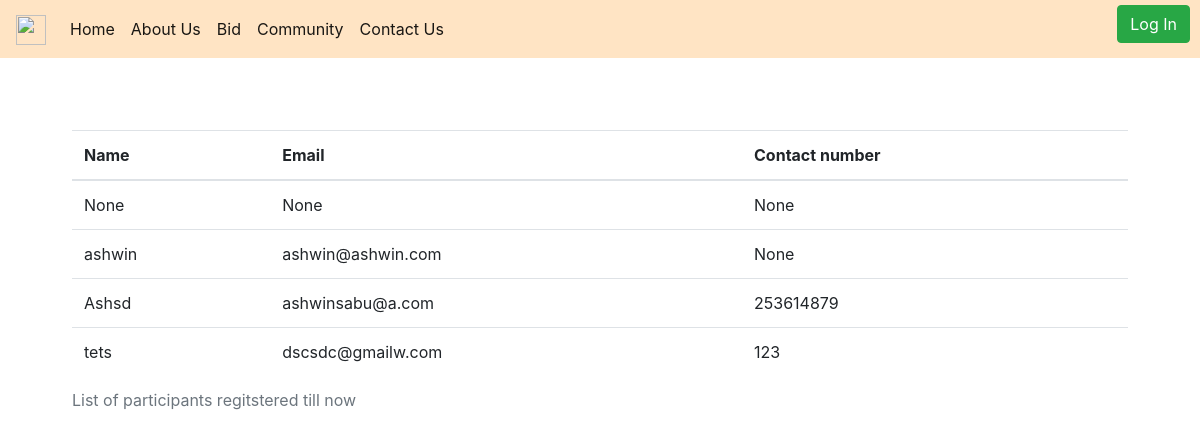
Page /community/view/1 on the committed database.
### community/models.py (models this page shows, shortened)
class Participants(models.Model):
    name = models.CharField(max_length=30,null=True)
    email = models.EmailField(null=True)
    age = models.IntegerField(null=True)
    number = models.IntegerField(null=True)
    user_id =models.ForeignKey(User, on_delete=models.CASCADE)
    community_id =models.ForeignKey(Community, on_delete=models.CASCADE)

### community/views.py (the view)
# urls.py: path('view/<int:id_u>', views.view_part, name='view_part'),
def view_part(request,id_u):
    data=Participants.objects.filter(community_id=id_u)
    context={
        "data":data
    }
    return render(request, 'partdata.html',context)

### community/templates/partdata.html (shortened to what this page needs)
<!doctype html>
<html lang="en">
<head>
    <link rel="stylesheet" href="https://cdn.jsdelivr.net/npm/bootstrap@4.0.0/dist/css/bootstrap.min.css"
>
</head>
<body>
    {% extends 'users/header.html' %}
    {% block content %}
    <div style="margin: 6%;">
        <table class="table">
          <caption>List of participants regitstered till now</caption>
            <thead>
                <tr>
                    <th scope="col">Name</th>
                    <th scope="col">Email</th>
                    <th scope="col">Contact number</th>
                </tr>
            </thead>
            <tbody>
                {% for x in data %}
                <tr>
                    <td>{{x.name}}</td>
                    <td>{{x.email}}</td>
                    <td>{{x.number}}</td>
                </tr>
                {% endfor %}
            </tbody>
        </table>
    </div>
    {% endblock content %}

### artsforum/templates/users/header.html (shortened to what this page needs)
<header>
  <div>
    <nav class="navbar navbar-expand-lg navbar-light " style="background-color: bisque;">
      <a class="navbar-brand" href="#">
        <img
          src="https://img.freepik.com/free-vector/illustration-paint-colour_53876-5925.jpg?t=st=1710510861~exp=1710514461~hmac=4833777105516f3f19138fe7490d7a82ba9c9c59425d66b35ef5bbd65df6923b&w=740"
          width="30" height="30" alt="">
      </a>
      <div class="collapse navbar-collapse" id="navbarNav">
        <ul class="navbar-nav">
          <li class="nav-item active">
            <a class="nav-link" href="{% url 'index' %}">Home</a>
          </li>
          <li class="nav-item active">
            <a class="nav-link" href="{% url 'about' %}">About Us</a>
          </li>
          <li class="nav-item active">
            <a class="nav-link" href="{% url 'bid_index' %}">Bid</a>
          </li>
          <li class="nav-item active">
            <a class="nav-link" href="{% url 'index_comm' %}">Community</a>
          </li>
          <li class="nav-item active">
            <a class="nav-link" href="{% url 'contact' %}">Contact Us</a>
          </li>
          {% if request.user.is_authenticated %}
          <div style="position: absolute; right: 10px; top: 5px;">
            <a type="button" class="btn btn-info" href="{% url 'post' %}">Post</a>
            <a type="button" class="btn btn-secondary" href="{% url 'myposts' %}">My Content</a>
            <a type="button" class="btn btn-danger" href="{% url 'logout' %}">Log Out</a>
          {% else %}
          <div style="position: absolute; right: 10px; top: 5px;">
            <a type="button" class="btn btn-success" href="{% url 'login' %}">Log In</a>
            {% endif %}
          </div>
        </ul>
      </div>
    </nav>
  </div>
</header>
{% block content %}
{% endblock content %}

### rows in the picture
Participants: name "None", email "None", number "None"
Participants: name "ashwin", email "ashwin@ashwin.com", number "None"
Participants: name "Ashsd", email "ashwinsabu@a.com", number "253614879"
Participants: name "tets", email "dscsdc@gmailw.com", number "123"
